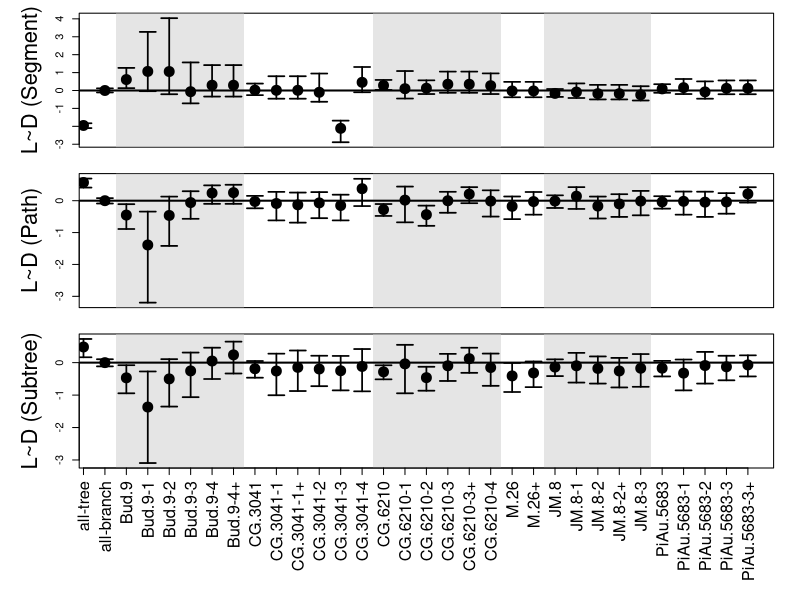
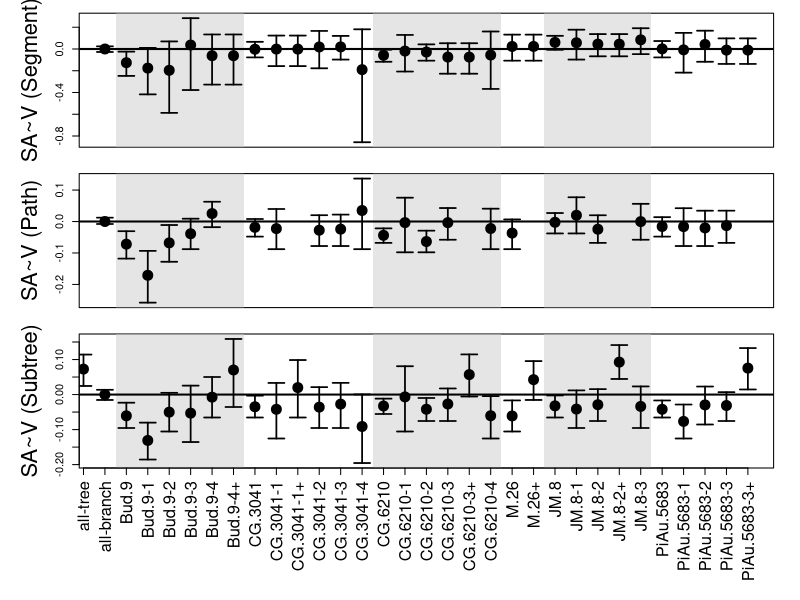
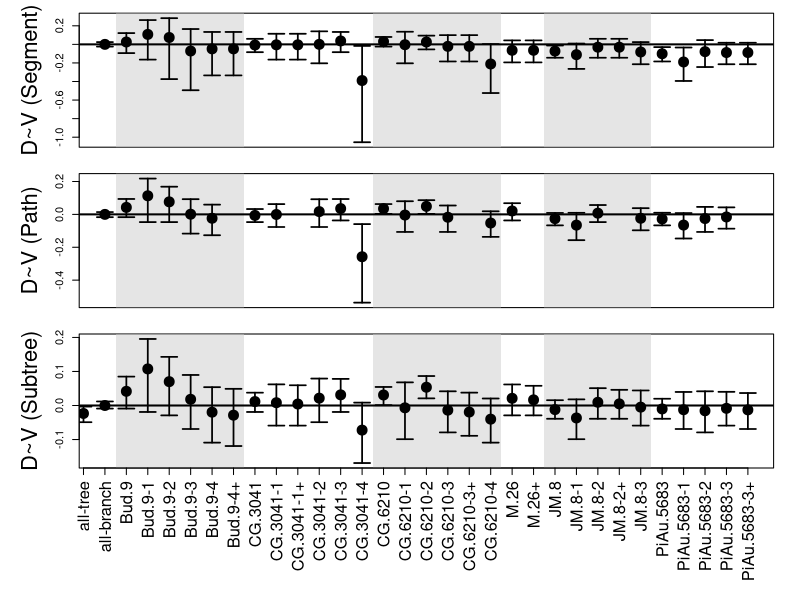
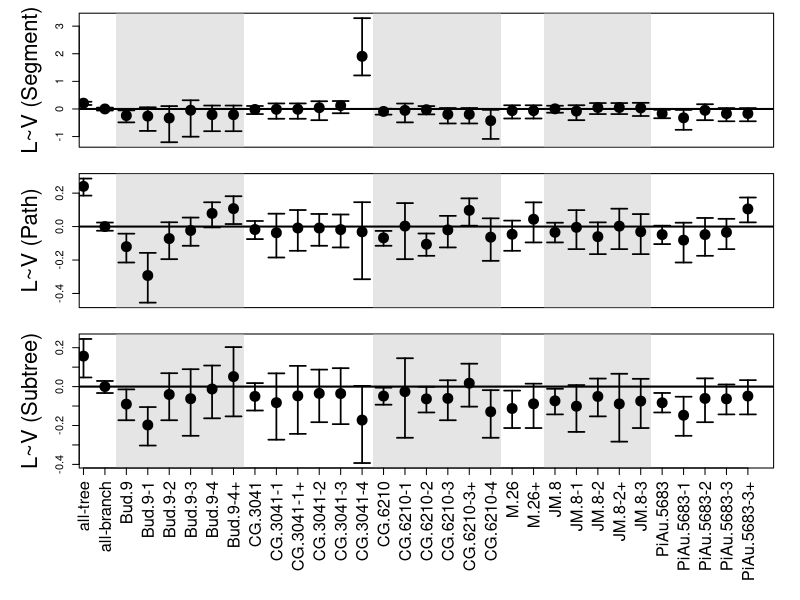
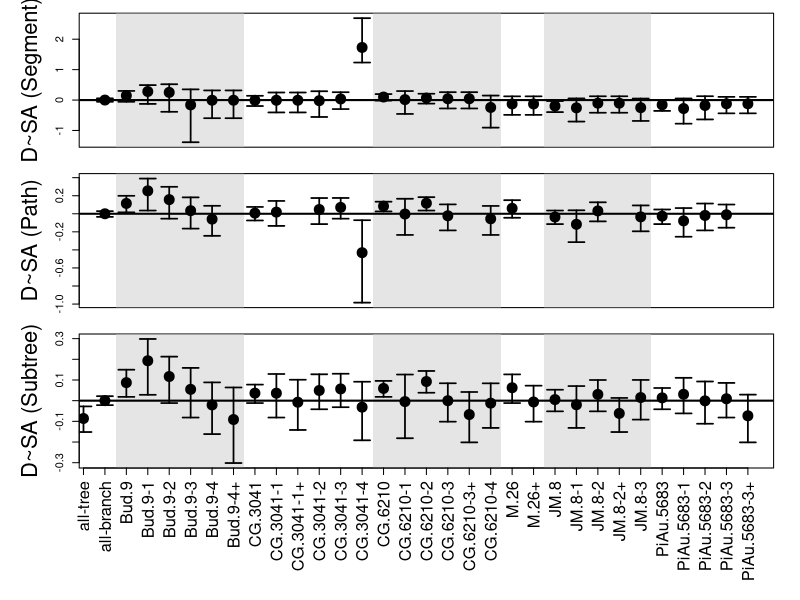
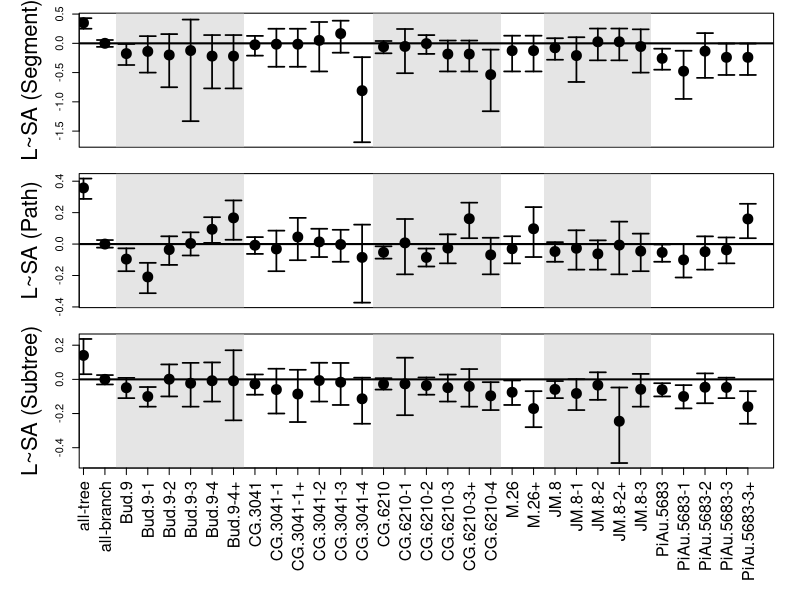
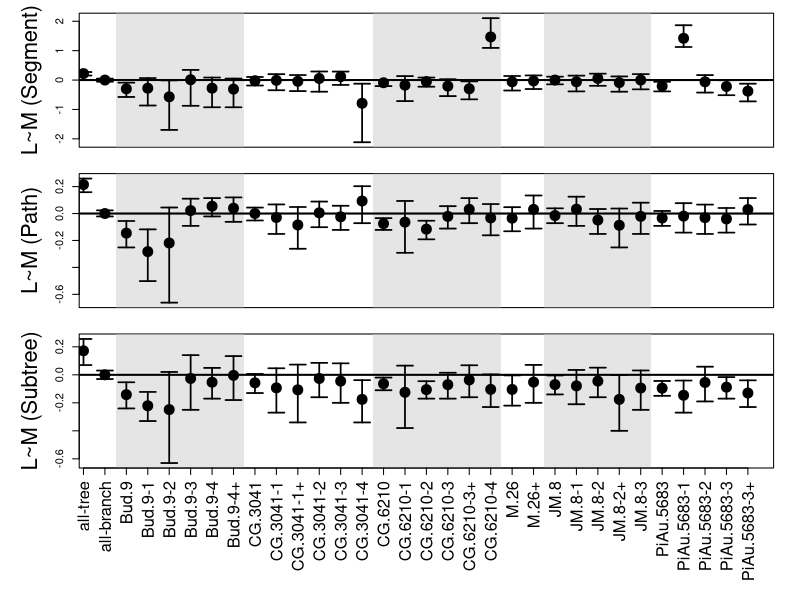
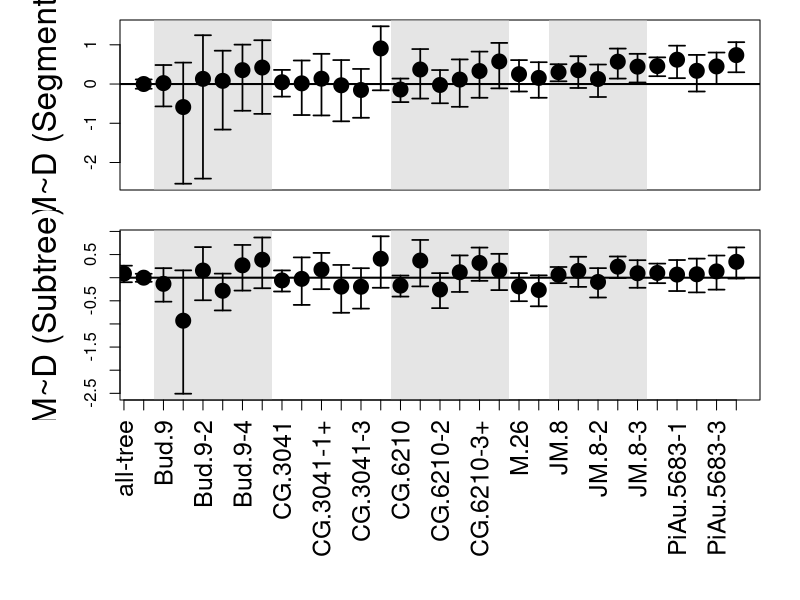

The R source for these figures, in order:
# This script calculates slope differences from the SMAResults.csv
# AND generates Fig 1

library(`stringr`)
# Functions ----

get_data <- function(){
  # Compiles data for computation from the visually oriented SMAResults file
  
  sma <- read.csv("SMAResults.csv", sep=",", head=T) 
  
  input_data <- list()
  for (i in 1:27){                              # Scaling relationships
    input_data[[i]] <- list()
    for (j in 1:7){                             # Results output
      #  1. Intercept, 2. Int CI-, 3. Int CI+, 
      #  4. Exponent,  5. Exp CI-, 6. Exp CI+, 7.R2 
      input_data[[i]][[j]] <- vector(length = 32)
      for (k in 1:32) {                         # Groups and individuals
        input_data[[i]][[j]][k] = as.numeric(str_split(
          sma[(k+1),(i+2)], ";")[[1]][j])
      }
    }
  }
  return(input_data)
}

calc_m_diffs <- function(relationship, focal_group, i){
  # calculates differences in scaling parameters from focal_group
  m_diff_all = -1 * (sma_res[[relationship]][[4]][i] -
               sma_res[[relationship]][[4]][focal_group])
  
  m_diff_CId = -1 * (sma_res[[relationship]][[5]][i] - 
               sma_res[[relationship]][[4]][focal_group])

  m_diff_CIu = -1 * (sma_res[[relationship]][[6]][i] - 
               sma_res[[relationship]][[4]][focal_group])

  return(c(m_diff_all, m_diff_CId, m_diff_CIu,
           sma_res[[relationship]][[7]][i]))
}

calc_int_diffs <- function(relationship, focal_group, i){
  # calculates differences in scaling parameters from focal_group
  int_diff_all = -1 * (sma_res[[relationship]][[1]][i] -
                       sma_res[[relationship]][[1]][focal_group])
  
  int_diff_CId = -1 * (sma_res[[relationship]][[2]][i] - 
                       sma_res[[relationship]][[1]][focal_group])
  
  int_diff_CIu = -1 * (sma_res[[relationship]][[3]][i] - 
                       sma_res[[relationship]][[1]][focal_group])
  
  return(c(int_diff_all, int_diff_CId, int_diff_CIu,
           sma_res[[relationship]][[7]][i]))
}

calc_m_diffs_std <- function(relationship, focal_group, i){
  # calculates differences in scaling parameters from focal group 
  # standardized by focal group CI
  all_branch_CI = sma_res[[relationship]][[6]][focal_group] - 
                  sma_res[[relationship]][[5]][focal_group]
  
  m_diff_all    = -1 * (sma_res[[relationship]][[4]][i] -
                  sma_res[[relationship]][[4]][focal_group]) / 
                  all_branch_CI
  
  m_diff_CId    = -1 * (sma_res[[relationship]][[5]][i] - 
                  sma_res[[relationship]][[4]][focal_group]) / 
                  all_branch_CI
  
  m_diff_CIu    = -1 * (sma_res[[relationship]][[6]][i] - 
                  sma_res[[relationship]][[4]][focal_group]) / 
                  all_branch_CI
  
  return(c(m_diff_all, m_diff_CId, m_diff_CIu,
         sma_res[[relationship]][[7]][i]))  # R2
}

calc_int_diffs_std <- function(relationship, focal_group, i){
  # calculates differences in scaling parameters from focal group 
  # standardized by focal group CI
  all_branch_CI = sma_res[[relationship]][[3]][focal_group] - 
                  sma_res[[relationship]][[2]][focal_group]
  
  int_diff_all    = -1 * (sma_res[[relationship]][[1]][i] -
                          sma_res[[relationship]][[1]][focal_group]) / 
    all_branch_CI
  
  int_diff_CId    = -1 * (sma_res[[relationship]][[2]][i] - 
                          sma_res[[relationship]][[1]][focal_group]) / 
    all_branch_CI
  
  int_diff_CIu    = -1 * (sma_res[[relationship]][[3]][i] - 
                          sma_res[[relationship]][[1]][focal_group]) / 
    all_branch_CI
  
  return(c(int_diff_all, int_diff_CId, int_diff_CIu,
           sma_res[[relationship]][[7]][i]))  # R2
}

get_m_diffs <- function(relationship, focal_group = 2, standardized = F){
  # compiles scaling parameter diffs into output file
  if (standardized == F){
    for (i in 1:length(sma_res[[relationship]][[1]])){
      if(exists('output')){
        output = rbind(output, calc_m_diffs(relationship, focal_group, i))
      } else {
        output = calc_m_diffs(relationship, focal_group, i)
      }
    }
    return(output)
  } else {
    for (i in 1:length(sma_res[[relationship]][[1]])){
      if(exists('output')){
        output = rbind(output, calc_m_diffs_std(relationship, focal_group, i))
      } else {
        output = calc_m_diffs_std(relationship, focal_group, i)
      }
    }
    return(output)
  }
}

get_int_diffs <- function(relationship, focal_group = 2, standardized = F){
  # compiles scaling parameter diffs into output file
  if (standardized == F){
    for (i in 1:length(sma_res[[relationship]][[1]])){
      if(exists('output')){
        output = rbind(output, calc_int_diffs(relationship, focal_group, i))
      } else {
        output = calc_int_diffs(relationship, focal_group, i)
      }
    }
    return(output)
  } else {
    for (i in 1:length(sma_res[[relationship]][[1]])){
      if(exists('output')){
        output = rbind(output, calc_int_diffs_std(relationship, focal_group, i))
      } else {
        output = calc_int_diffs_std(relationship, focal_group, i)
      }
    }
    return(output)
  }
}

poly_set <- function(results, x_set, n){
  # sets the grey shading regions for the plot function
  polygon(x_set, 
          c(min(results[[n]], na.rm=T)-1, max(results[[n]], na.rm=T)+1, 
            max(results[[n]], na.rm=T)+1, min(results[[n]], na.rm=T)-1), 
          col = rgb(.80,.80,.80,0.5), border = NA)
}

gen_plot <- function(results, n){
  # general plot for scaling results by rootstock and individual
  plot(range(2,32), range(min(results[[n]][, 1:3], na.rm=T), max(results[[n]][, 1:3], na.rm=T)), 
       ylab = relationships[n], xlab="", xaxt = 'n', type = 'n',
       ylim = c(min(results[[n]][, 1:3], na.rm=T), max(results[[n]][, 1:3], na.rm=T)))
  poly_set(results, c(2.5, 2.5, 8.5, 8.5), n)
  poly_set(results, c(14.5, 14.5, 20.5, 20.5), n) 
  poly_set(results, c(22.5, 22.5, 27.5, 27.5), n) 
  points(results[[n]][, 1], pch = 19, cex = 2, bg = "black")
  #points(results[[n]][, 2], pch = 25, cex = 2, bg = "black")
  #points(results[[n]][, 3], pch = 16, cex = 4)
  for(s in 1:32){
    arrows(y0=results[[n]][, 2][s], y1=results[[n]][, 3][s], x0=s, x1=s, code=3, angle=90, lwd=1.7, length=.08)  
  }
  abline(h = 0, lwd = 2, lty = 1)
  #abline(h = elastic[n], lwd = 2, lty = 2)
}

multi_plot <- function(results, col_list, location = "topright"){
  # builds panel of general plots for branch-levels by scaling relationship
  par(mfrow = c(length(col_list),1), oma = c(9,0,0,0), mar = c(1,6,1,2), cex.lab = 2, bty = 'o')
  gen_plot(results, col_list[1])
  #par(xpd=T)
  #legend(location, bty = 'n', horiz = T, cex = 2, pt.cex = 2, pt.bg = 'black',
  #       legend = c("Flow",  "Elastic", "All-apples"),  
  #       pch    = c(24, 25, 16))  
  #par(xpd=F)
  for (i in col_list[-1]){ gen_plot(results, i) }
  axis(1, 1:32, group_names, las = 2, cex.axis = 1.5)
}

gen_plot_roots <- function(results, n, relationship, rootstocks = roots_list, 
                           axis = FALSE){
  # general plot for scaling results by rootstock and individual
  plot(range(0,9), range(min(results[[relationship]][, 3][roots_no]), 
                          max(results[[relationship]][, 2][roots_no])), 
       ylab = relationships_abv[n], xlab="", xaxt = 'n', type = 'n',
       ylim = c(min(results[[relationship]][, 3][roots_no]), 
                max(results[[relationship]][, 2][roots_no]))
       )
  
  for(s in 1:8){
    points(s, results[[relationship]][, 1][as.numeric(rootstocks[[s]][1])], 
           pch = 19, cex = 5, bg = "black")
    arrows(y0=results[[relationship]][, 2][as.numeric(rootstocks[[s]][1])], 
           y1=results[[relationship]][, 3][as.numeric(rootstocks[[s]][1])], 
           x0=s, x1=s, code=3, angle=90, lwd=2.5, length=.08)  
  }
  
  legend("topright", LETTERS[n], cex=2.5, bty="n", x.intersp=0)
  
  if (axis == TRUE){
    axis(1, 1:8, names_abv, las = 2, cex.axis = 2.7)
  } else {
    axis(1, 1:8, labels = F, las = 2, cex.axis = 2.7)
  }
  
  abline(h = 0, lwd = 2.5, lty = 1)
}

multi_plot_roots <- function(results){
  # generates an panel of exponent vs rootstock
  par(mfrow= c(3,3), mar = c(4,5,1,1),  oma = c(9,0,0,0), 
      cex.lab = 2.7, cex.axis = 2.7)
  gen_plot_roots(results, 1, 3) 
  gen_plot_roots(results, 2, 6)
  gen_plot_roots(results, 3, 9)
  gen_plot_roots(results, 4, 12)
  gen_plot_roots(results, 5, 15)
  gen_plot_roots(results, 6, 18)
  gen_plot_roots(results, 7, 21, axis = T)
  gen_plot_roots(results, 8, 23, axis = T)
  gen_plot_roots(results, 9, 26, axis = T)
}

exponent_R2 <- function(results, n, relationship, rootstocks = roots_list, xlabel = ''){
  # generates an exponent by R2 plot at rootstock level
  plot(range(0.4,1), range(min(results[[relationship]][, 1][roots_no], na.rm=T), 
                           max(results[[relationship]][, 1][roots_no], na.rm=T)), 
       ylab = relationships_abv[n], xlab=xlabel, type = 'n',
       ylim = c(min(results[[relationship]][, 1][roots_no], na.rm=T), 
                max(results[[relationship]][, 1][roots_no], na.rm=T)))
  for(root in rootstocks){
    if (is.character(root[1])){
      points(results[[relationship]][, 4][as.numeric(root[1])], 
             results[[relationship]][, 1][as.numeric(root[1])], 
             cex = 5, pch = 23, bg = root[2],  lwd = 4)
    } else {
      points(results[[relationship]][, 4][root[1]], 
             results[[relationship]][, 1][root[1]], 
             cex = root[2], pch = 21, bg = 'grey',  lwd = 4)
    }
  }
}

multi_exp_R2 <- function(results){
  # generates an panel of exponent vs R2 plots
  par(mfrow= c(3,3), mar = c(4,5,1,1), cex.lab = 2.7, cex.axis = 2)
  exponent_R2(results, 1, 3) 
  exponent_R2(results, 2, 6)
  exponent_R2(results, 3, 9)
  exponent_R2(results, 4, 12)
  exponent_R2(results, 5, 15)
  exponent_R2(results, 6, 18)
  exponent_R2(results, 7, 21)
  par(xpd=T)
  legend('bottomleft', bty = 'n', cex = 2.2, pt.lwd = 4,
         legend = names_abv, 
         pch = c(23, 23, 21, 21, 21, 21, 21, 21), 
         pt.bg = c('black', 'grey', 'grey', 'grey', 'grey', 'grey', 'grey', 'grey'),
         pt.cex = c(4, 4, 2, 2.5, 3, 3.5, 4, 4.5)
  )
  par(xpd=F)
  exponent_R2(results, 8, 23, xlabel = 'R2')
  exponent_R2(results, 9, 26)
}

init <- function(){
  # initiates variable lists
  relationships  <<- c("L~D (Segment)", "L~D (Path)", "L~D (Subtree)", 
                       "SA~V (Segment)", "SA~V (Path)", "SA~V (Subtree)", 
                       "D~V (Segment)", "D~V (Path)", "D~V (Subtree)", 
                       "L~V (Segment)", "L~V (Path)", "L~V (Subtree)", 
                       "D~SA (Segment)", "D~SA (Path)", "D~SA (Subtree)", 
                       "L~SA (Segment)", "L~SA (Path)", "L~SA (Subtree)", 
                       "L~M (Segment)", "L~M (Path)", "L~M (Subtree)", 
                       "M~D (Segment)", "M~D (Subtree)", 
                       "M~V (Segment)", "M~V (Path)", "M~V (Subtree)", 
                       "D/P Ratio ~ P Diam")
  
  relationships_abv <<- c("Length ~ Diameter", "Area ~ Volume", "Diameter ~ Volume", 
                          "Length ~ Volume", "Diameter ~ Area", "Length ~ Area", 
                          "Length ~ Mass", "Mass ~ Diameter", "Mass ~ Volume")
  
  group_names <<- c("all-tree", "all-branch",
                    "Bud.9", "Bud.9-1", "Bud.9-2", "Bud.9-3", "Bud.9-4", "Bud.9-4+",
                    "CG.3041", "CG.3041-1", "CG.3041-1+", "CG.3041-2", "CG.3041-3", "CG.3041-4", 
                    "CG.6210", "CG.6210-1", "CG.6210-2", "CG.6210-3", "CG.6210-3+", "CG.6210-4", 
                    "M.26", "M.26+",
                    "JM.8", "JM.8-1", "JM.8-2", "JM.8-2+", "JM.8-3",
                    "PiAu.5683", "PiAu.5683-1", "PiAu.5683-2", "PiAu.5683-3", "PiAu.5683-3+")
  
  names_abv <<- c("All-tree", "All-branch", 
                  "Bud.9", "G.41","G.210","M.26", "JM.8", "PiAu 56-83")
  
  roots_list <<- list(c(1, 'black'),
                      c(2, 'grey'),
                      c(28, 4.5),
                      c(23, 4),
                      c(21, 3.5),
                      c(15, 3),
                      c(9, 2.5),
                      c(3, 2))
  
  roots_no   <<- c(1, 2, 3, 9, 15, 21, 23, 28)
  
  flow    <<- c(2, 2, 2, 
                .75, .75, .75, 
                .25, .25, .25, 
                .5, .5, .5, 
                .33, .33, .33, 
                .67, .67, .67)
  
  elastic <<- c(.67, .67, .67, 
                .625, .625, .625, 
                .375, .375, .375, 
                .25, .25, .25, 
                .6, .6, .6, 
                .4, .4, .4, 
                .25, .25, .25, 
                2.67, 2.67)
}

# Execute ----

sma_res <- get_data()

init()

m_diffs <- list()
for (i in 1:length(sma_res)){
  m_diffs[[i]] = get_m_diffs(i)
}

m_diffs_std <- list()
for (i in 1:length(sma_res)){
  m_diffs_std[[i]] = get_m_diffs(i, standardized = T)
}

int_diffs <- list()
for (i in 1:length(sma_res)){
  int_diffs[[i]] = get_int_diffs(i)
}

int_diffs_std <- list()
for (i in 1:length(sma_res)){
  int_diffs_std[[i]] = get_int_diffs(i, standardized = T)
}

# Visualize ----

pdf(file="m_diffFigures_all.pdf", width= 10, height=10,family="Helvetica", pointsize=12)
multi_plot(m_diffs, c(1:3))
multi_plot(m_diffs, c(4:6))
multi_plot(m_diffs, c(7:9))
multi_plot(m_diffs, c(10:12))
multi_plot(m_diffs, c(13:15))
multi_plot(m_diffs, c(16:18))
multi_plot(m_diffs, c(19:21))
multi_plot(m_diffs, c(22:23))
multi_plot(m_diffs, c(24:26))
multi_plot(m_diffs, c(27))
dev.off()


pdf(file="m_diff_stdFigures_all.pdf", width= 10, height=10,family="Helvetica", pointsize=12)
multi_plot(m_diffs_std, c(1:3))
multi_plot(m_diffs_std, c(4:6))
multi_plot(m_diffs_std, c(7:9))
multi_plot(m_diffs_std, c(10:12))
multi_plot(m_diffs_std, c(13:15))
multi_plot(m_diffs_std, c(16:18))
multi_plot(m_diffs_std, c(19:21))
multi_plot(m_diffs_std, c(22:23), 'bottom')
multi_plot(m_diffs_std, c(24:26))
multi_plot(m_diffs_std, c(27))
dev.off()

pdf(file="m_diffFigures.pdf", width= 16, height=12,family="Helvetica", pointsize=14)
multi_plot_roots(m_diffs) 
dev.off()

pdf(file="m_diffstdFigures.pdf", width= 16, height=12,family="Helvetica", pointsize=14)
multi_plot_roots(m_diffs_std) 
dev.off()  # Used for FIG 1

png(file="m_diffstdFigures.png", width= 16, height=12, units = "in", res = 600, 
    pointsize=14)
multi_plot_roots(m_diffs_std) 
dev.off()

pdf(file="m_diffsExpR2.pdf", width= 16, height=12,family="Helvetica", pointsize=14)
multi_exp_R2(m_diffs)
dev.off()

pdf(file="m_diffs_stdExpR2.pdf", width= 16, height=12,family="Helvetica", pointsize=14)
multi_exp_R2(m_diffs_std)
dev.off()



pdf(file="int_diff_stdFigures_all.pdf", width= 10, height=10,family="Helvetica", pointsize=12)
multi_plot(int_diffs_std, c(1:3))
multi_plot(int_diffs_std, c(4:6))
multi_plot(int_diffs_std, c(7:9))
multi_plot(int_diffs_std, c(10:12))
multi_plot(int_diffs_std, c(13:15))
multi_plot(int_diffs_std, c(16:18))
multi_plot(int_diffs_std, c(19:21))
multi_plot(int_diffs_std, c(22:23), 'bottom')
multi_plot(int_diffs_std, c(24:26))
multi_plot(int_diffs_std, c(27))
dev.off()

pdf(file="int_diffstdFigures.pdf", width= 16, height=12,family="Helvetica", pointsize=14)
multi_plot_roots(int_diffs_std) 
dev.off()

pdf(file="int_diffs_stdExpR2.pdf", width= 16, height=12,family="Helvetica", pointsize=14)
multi_exp_R2(int_diffs_std)
dev.off()